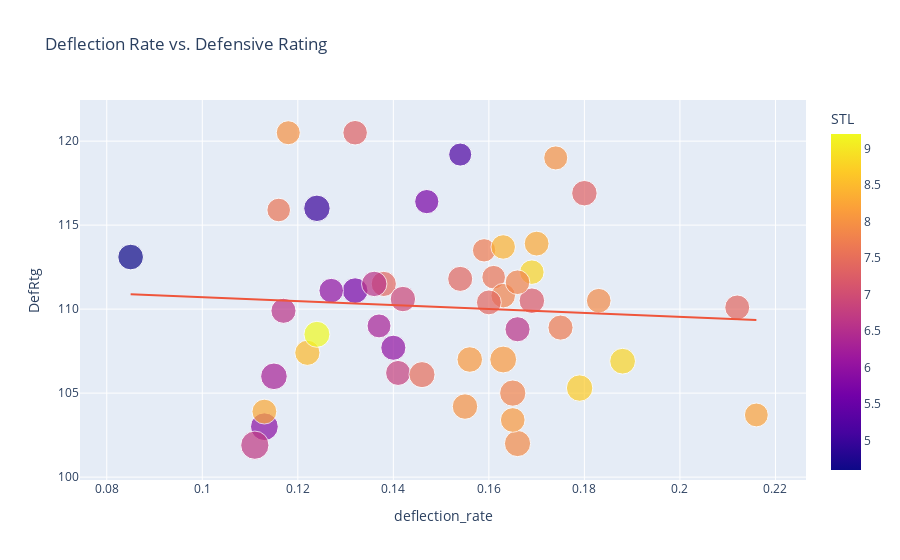

Notebook source saved alongside this figure:
### Code cell
fig = px.scatter(opp_added, x='deflection_rate', y='DefRtg', title='Deflection Rate vs. Defensive Rating',
                color='STL', size='DREB', trendline='ols', hover_data=['TEAM'])

fig.show()

results = px.get_trendline_results(fig)
results.px_fit_results.iloc[0].summary()

### Figure 1 — Plotly figure (JSON) as saved in the notebook; plotly's stock layout.template omitted (floating-point values rounded to 4 significant figures)
{"data": [{"customdata": [["2019 Boston Celtics"], ["2019 Brooklyn Nets"], ["2019 Denver Nuggets"], ["2019 Detroit Pistons"], ["2019 Golden State Warriors"], ["2019 Houston Rockets"], ["2019 Indiana Pacers"], ["2019 LA Clippers"], ["2019 Milwaukee Bucks"], ["2019 Oklahoma City Thunder"], ["2019 Orlando Magic"], ["2019 Philadelphia 76ers"], ["2019 Portland Trail Blazers"], ["2019 San Antonio Spurs"], ["2019 Toronto Raptors"], ["2019 Utah Jazz"], ["2018 Boston Celtics"], ["2018 Cleveland Cavaliers"], ["2018 Golden State Warriors"], ["2018 Houston Rockets"], ["2018 Indiana Pacers"], ["2018 Miami Heat"], ["2018 Milwaukee Bucks"], ["2018 Minnesota Timberwolves"], ["2018 New Orleans Pelicans"], ["2018 Oklahoma City Thunder"], ["2018 Philadelphia 76ers"], ["2018 Portland Trail Blazers"], ["2018 San Antonio Spurs"], ["2018 Toronto Raptors"], ["2018 Utah Jazz"], ["2018 Washington Wizards"], ["2017 Atlanta Hawks"], ["2017 Boston Celtics"], ["2017 Chicago Bulls"], ["2017 Cleveland Cavaliers"], ["2017 Golden State Warriors"], ["2017 Houston Rockets"], ["2017 Indiana Pacers"], ["2017 LA Clippers"], ["2017 Memphis Grizzlies"], ["2017 Milwaukee Bucks"], ["2017 Oklahoma City Thunder"], ["2017 Portland Trail Blazers"], ["2017 San Antonio Spurs"], ["2017 Toronto Raptors"], ["2017 Utah Jazz"], ["2017 Washington Wizards"]], "hovertemplate": "deflection_rate=%{x}<br>DefRtg=%{y}<br>DREB=%{marker.size}<br>TEAM=%{customdata[0]}<br>STL=%{marker.color}<extra></extra>", "legendgroup": "", "marker": {"color": [5.9, 7.6, 5.7, 7.3, 7.4, 8.5, 8.3, 8, 6.7, 6.6, 6.6, 6.3, 6.9, 4.6, 8, 9.2, 6.8, 6, 7.9, 8.1, 8.1, 8.8, 6.6, 5, 8.1, 8.8, 7.8, 8.3, 7.6, 5.7, 7.5, 7.8, 6, 7.7, 7.2, 7.4, 8.7, 7.7, 8, 6.3, 5.2, 8.2, 8.4, 7.3, 7.8, 7.4, 7.4, 7.9], "coloraxis": "coloraxis", "size": [40.3, 29.2, 34.6, 31.5, 33.2, 33.3, 32.3, 30.2, 41.8, 33, 33.8, 37.1, 33.8, 34.4, 34, 35.4, 32.8, 31.6, 35.9, 34.2, 31.9, 31.4, 33, 36.6, 37.7, 34.7, 36.1, 32.3, 29.2, 30.7, 35.6, 31.5, 33, 28.5, 34.2, 32.9, 36.5, 33, 30.3, 30, 27.8, 29.8, 31.4, 34, 31.7, 32.5, 32.4, 31.8], "sizemode": "area", "sizeref": 0.1045, "symbol": "circle"}, "mode": "markers", "name": "", "orientation": "v", "showlegend": false, "type": "scatter", "x": [0.113, 0.116, 0.132, 0.132, 0.138, 0.122, 0.113, 0.118, 0.111, 0.117, 0.136, 0.115, 0.142, 0.085, 0.155, 0.124, 0.141, 0.127, 0.166, 0.156, 0.165, 0.169, 0.166, 0.124, 0.163, 0.188, 0.165, 0.17, 0.161, 0.147, 0.146, 0.163, 0.14, 0.159, 0.169, 0.154, 0.179, 0.175, 0.174, 0.137, 0.154, 0.216, 0.163, 0.18, 0.166, 0.212, 0.16, 0.183], "xaxis": "x", "y": [103, 115.9, 111.1, 120.5, 111.5, 107.4, 103.9, 120.5, 101.9, 109.9, 111.5, 106, 110.6, 113.1, 104.2, 108.5, 106.2, 111.1, 102, 107, 103.4, 112.2, 108.8, 116, 107, 106.9, 105, 113.9, 111.9, 116.4, 106.1, 110.8, 107.7, 113.5, 110.5, 111.8, 105.3, 108.9, 119, 109, 119.2, 103.7, 113.7, 116.9, 111.6, 110.1, 110.4, 110.5], "yaxis": "y"}, {"hovertemplate": "<b>OLS trendline</b><br>DefRtg = -11.6423 * deflection_rate + 111.873<br>R<sup>2</sup>=0.004229<br><br>deflection_rate=%{x}<br>DefRtg=%{y} <b>(trend)</b><extra></extra>", "legendgroup": "", "marker": {"symbol": "circle"}, "mode": "lines", "name": "", "showlegend": false, "type": "scatter", "x": [0.085, 0.111, 0.113, 0.113, 0.115, 0.116, 0.117, 0.118, 0.122, 0.124, 0.124, 0.127, 0.132, 0.132, 0.136, 0.137, 0.138, 0.14, 0.141, 0.142, 0.146, 0.147, 0.154, 0.154, 0.155, 0.156, 0.159, 0.16, 0.161, 0.163, 0.163, 0.163, 0.165, 0.165, 0.166, 0.166, 0.166, 0.169, 0.169, 0.17, 0.174, 0.175, 0.179, 0.18, 0.183, 0.188, 0.212, 0.216], "xaxis": "x", "y": [110.9, 110.6, 110.6, 110.6, 110.5, 110.5, 110.5, 110.5, 110.5, 110.4, 110.4, 110.4, 110.3, 110.3, 110.3, 110.3, 110.3, 110.2, 110.2, 110.2, 110.2, 110.2, 110.1, 110.1, 110.1, 110.1, 110.0, 110.0, 110.0, 110.0, 110.0, 110.0, 110.0, 110.0, 109.9, 109.9, 109.9, 109.9, 109.9, 109.9, 109.8, 109.8, 109.8, 109.8, 109.7, 109.7, 109.4, 109.4], "yaxis": "y"}], "layout": {"coloraxis": {"colorbar": {"title": {"text": "STL"}}, "colorscale": [[0, "#0d0887"], [0.1111, "#46039f"], [0.2222, "#7201a8"], [0.3333, "#9c179e"], [0.4444, "#bd3786"], [0.5556, "#d8576b"], [0.6667, "#ed7953"], [0.7778, "#fb9f3a"], [0.8889, "#fdca26"], [1, "#f0f921"]]}, "legend": {"itemsizing": "constant", "tracegroupgap": 0}, "title": {"text": "Deflection Rate vs. Defensive Rating"}, "xaxis": {"anchor": "y", "domain": [0, 1], "title": {"text": "deflection_rate"}}, "yaxis": {"anchor": "x", "domain": [0, 1], "title": {"text": "DefRtg"}}}}
